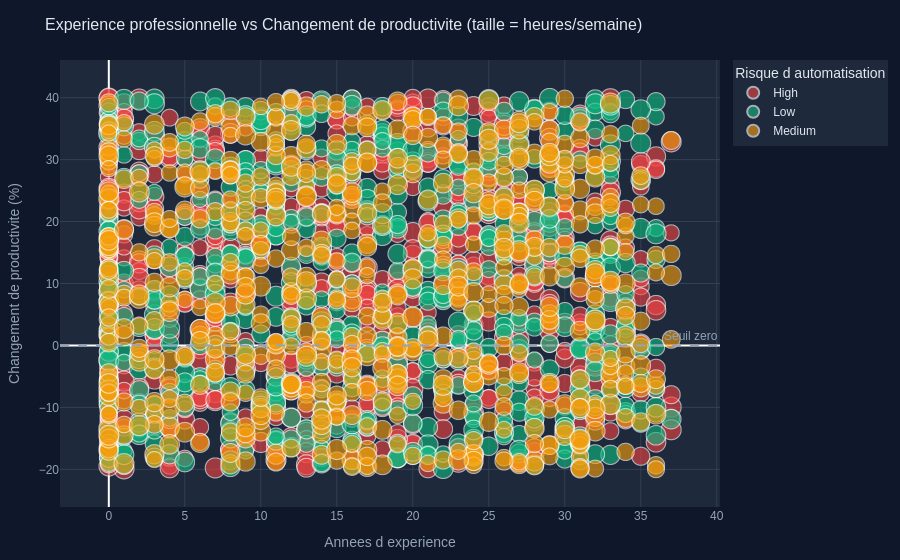

Write notebook code for a chart like this one.
### Markdown cell above
### 2.3 Scatter plot - Expérience vs Changement de productivité

Ce nuage de points croise les années d'expérience avec le changement de productivité observé après l'IA. Chaque point représente un employé, coloré selon son niveau de risque d'automatisation et dimensionné selon ses heures de travail hebdomadaires.

### Code cell
fig_scatter = px.scatter(
    df, x='Years_Experience', y='Productivity_Change_%',
    color='Automation_Risk', size='Work_Hours_Per_Week',
    hover_data=['Job_Role', 'Industry', 'Job_Status'],
    color_discrete_map={'Low': '#10B981', 'Medium': '#F59E0B', 'High': '#EF4444'},
    opacity=0.62,
    title='Experience professionnelle vs Changement de productivite (taille = heures/semaine)',
    labels={
        'Years_Experience': 'Annees d experience',
        'Productivity_Change_%': 'Changement de productivite (%)',
        'Automation_Risk': 'Risque d automatisation'
    }
)
fig_scatter.add_hline(
    y=0, line_dash='dash', line_color='#94A3B8',
    annotation_text='Seuil zero', annotation_font_color='#94A3B8'
)
fig_scatter.update_layout(
    paper_bgcolor='#0F172A', plot_bgcolor='#1E293B',
    font=dict(color='#E2E8F0', family='Arial'),
    margin=dict(l=60, r=40, t=60, b=50), title_font_size=16,
    legend=dict(bgcolor='#1E293B', bordercolor='#334155')
)
fig_scatter.update_xaxes(gridcolor='#334155', color='#94A3B8')
fig_scatter.update_yaxes(gridcolor='#334155', color='#94A3B8')
fig_scatter.show()

print('Lecture : L experience ne protege pas systematiquement contre une baisse de productivite.')
print('Le risque d automatisation est le facteur determinant de la position dans le graphique.')

### Figure 1 — Plotly figure (JSON) as saved in the notebook; plotly's stock layout.template omitted (floating-point values rounded to 4 significant figures; data arrays with more than 128 entries replaced by an {"elided": "..."} marker saying what was removed)
{"data": [{"customdata": {"elided": "682x3 str values"}, "hovertemplate": "Risque d automatisation=High<br>Annees d experience=%{x}<br>Changement de productivite (%)=%{y}<br>Work_Hours_Per_Week=%{marker.size}<br>Job_Role=%{customdata[0]}<br>Industry=%{customdata[1]}<br>Job_Status=%{customdata[2]}<extra></extra>", "legendgroup": "High", "marker": {"color": "#EF4444", "opacity": 0.62, "size": {"elided": "682 int values"}, "sizemode": "area", "sizeref": 0.135, "symbol": "circle"}, "mode": "markers", "name": "High", "showlegend": true, "type": "scattergl", "x": {"elided": "682 int values"}, "xaxis": "x", "y": {"elided": "682 float values"}, "yaxis": "y"}, {"customdata": {"elided": "650x3 str values"}, "hovertemplate": "Risque d automatisation=Low<br>Annees d experience=%{x}<br>Changement de productivite (%)=%{y}<br>Work_Hours_Per_Week=%{marker.size}<br>Job_Role=%{customdata[0]}<br>Industry=%{customdata[1]}<br>Job_Status=%{customdata[2]}<extra></extra>", "legendgroup": "Low", "marker": {"color": "#10B981", "opacity": 0.62, "size": {"elided": "650 int values"}, "sizemode": "area", "sizeref": 0.135, "symbol": "circle"}, "mode": "markers", "name": "Low", "showlegend": true, "type": "scattergl", "x": {"elided": "650 int values"}, "xaxis": "x", "y": {"elided": "650 float values"}, "yaxis": "y"}, {"customdata": {"elided": "668x3 str values"}, "hovertemplate": "Risque d automatisation=Medium<br>Annees d experience=%{x}<br>Changement de productivite (%)=%{y}<br>Work_Hours_Per_Week=%{marker.size}<br>Job_Role=%{customdata[0]}<br>Industry=%{customdata[1]}<br>Job_Status=%{customdata[2]}<extra></extra>", "legendgroup": "Medium", "marker": {"color": "#F59E0B", "opacity": 0.62, "size": {"elided": "668 int values"}, "sizemode": "area", "sizeref": 0.135, "symbol": "circle"}, "mode": "markers", "name": "Medium", "showlegend": true, "type": "scattergl", "x": {"elided": "668 int values"}, "xaxis": "x", "y": {"elided": "668 float values"}, "yaxis": "y"}], "layout": {"annotations": [{"font": {"color": "#94A3B8"}, "showarrow": false, "text": "Seuil zero", "x": 1, "xanchor": "right", "xref": "x domain", "y": 0, "yanchor": "bottom", "yref": "y"}], "font": {"color": "#E2E8F0", "family": "Arial"}, "legend": {"bgcolor": "#1E293B", "bordercolor": "#334155", "itemsizing": "constant", "title": {"text": "Risque d automatisation"}, "tracegroupgap": 0}, "margin": {"b": 50, "l": 60, "r": 40, "t": 60}, "paper_bgcolor": "#0F172A", "plot_bgcolor": "#1E293B", "shapes": [{"line": {"color": "#94A3B8", "dash": "dash"}, "type": "line", "x0": 0, "x1": 1, "xref": "x domain", "y0": 0, "y1": 0, "yref": "y"}], "title": {"font": {"size": 16}, "text": "Experience professionnelle vs Changement de productivite (taille = heures/semaine)"}, "xaxis": {"anchor": "y", "color": "#94A3B8", "domain": [0.0, 1.0], "gridcolor": "#334155", "title": {"text": "Annees d experience"}}, "yaxis": {"anchor": "x", "color": "#94A3B8", "domain": [0.0, 1.0], "gridcolor": "#334155", "title": {"text": "Changement de productivite (%)"}}}}
